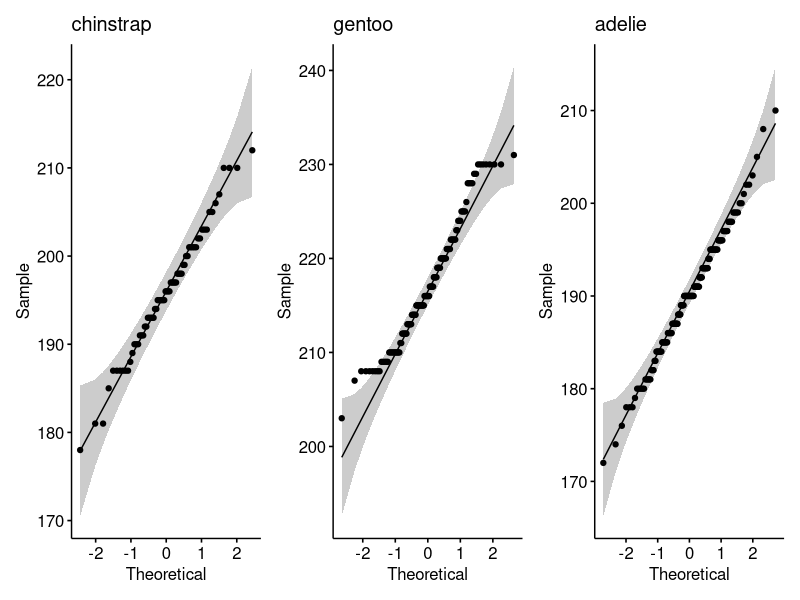
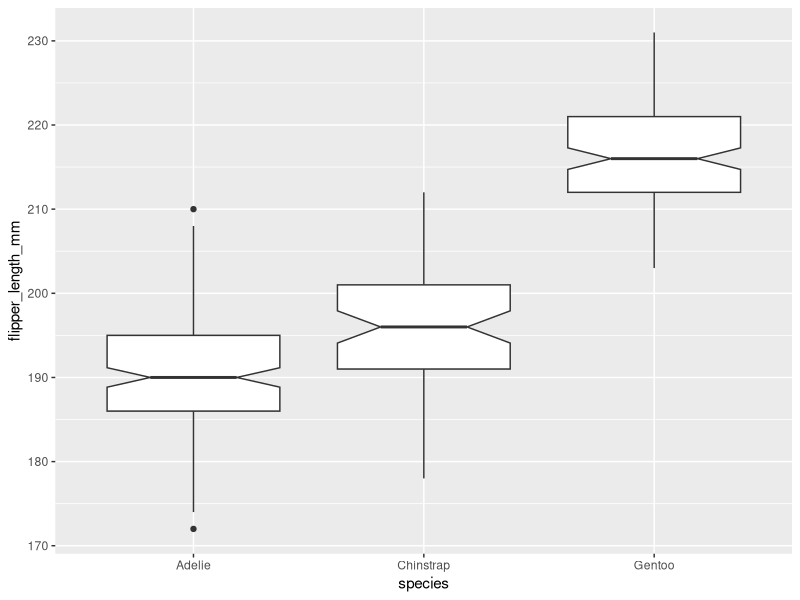
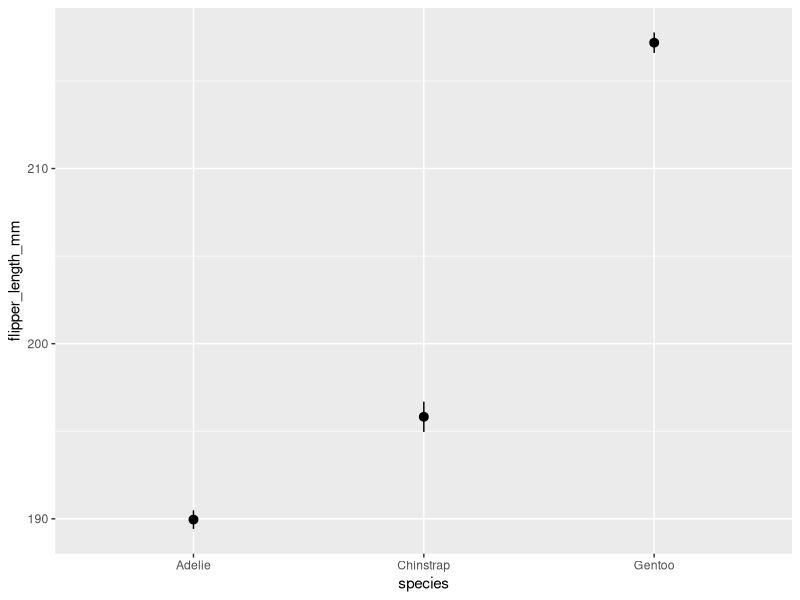
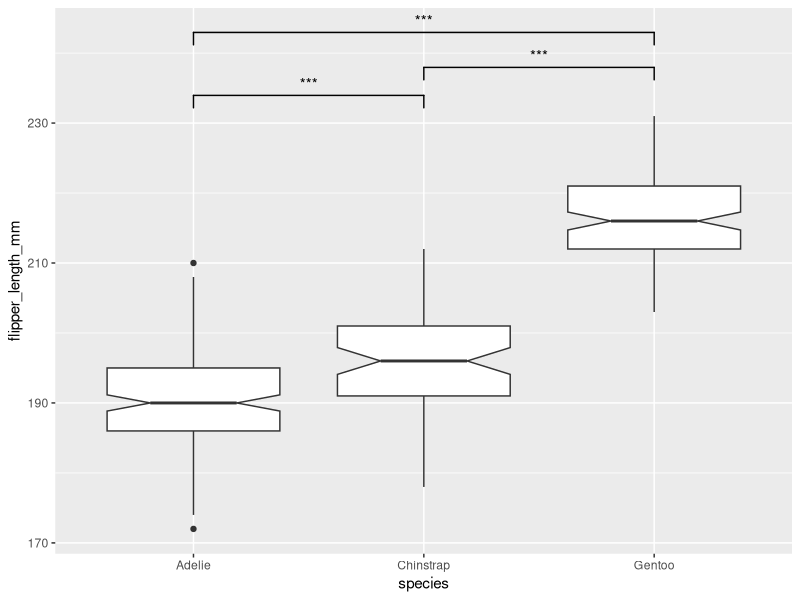
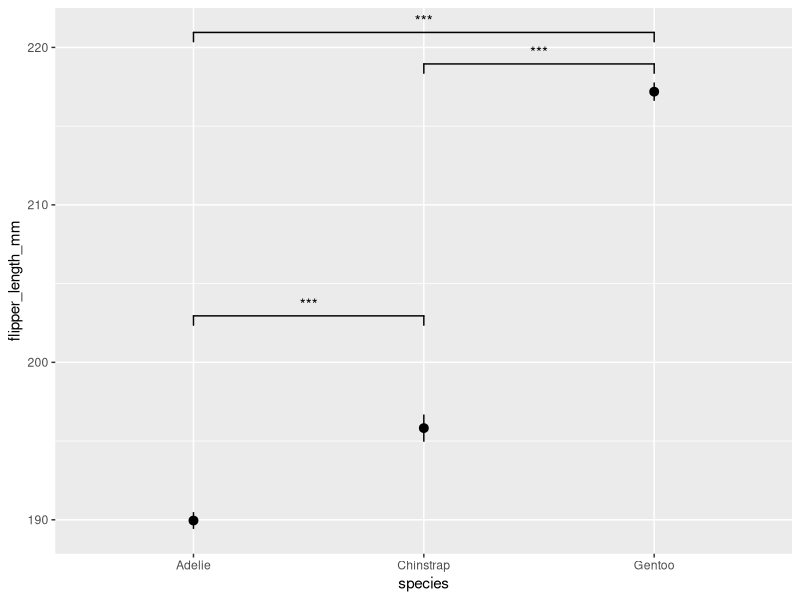

Write R code to recreate these figures, in order.
## ---- chunk 1
#| message: false
library(palmerpenguins)
library(tidyverse)
adelie <- filter(penguins, species == "Adelie")$flipper_length_mm
gentoo <- filter(penguins, species == "Gentoo")$flipper_length_mm
chinstrap <- filter(penguins, species == "Chinstrap")$flipper_length_mm
## ---- chunk 2
shapiro.test(adelie)
shapiro.test(gentoo)
shapiro.test(chinstrap)
## ---- chunk 3
#| warning: false
library(patchwork) # using patchwork to combine multiple plots into one
ch <- ggpubr::ggqqplot(chinstrap) + labs(title = "chinstrap")
ad <- ggpubr::ggqqplot(adelie) + labs(title = "adelie")
ge <- ggpubr::ggqqplot(gentoo) + labs(title = "gentoo")

ch + ge + ad
## ---- chunk 4
var.test(chinstrap, adelie)
## ---- chunk 5
t.test(chinstrap, adelie)
## ---- chunk 6
wilcox.test(chinstrap, gentoo)
## ---- chunk 7
wilcox.test(adelie, gentoo)
## ---- chunk 8
#| warning: false
penguins %>%
  ggplot(aes(x = species, y = flipper_length_mm)) +
  geom_boxplot(notch = TRUE)
## ---- chunk 9
#| warning: false
penguins %>%
  ggplot(aes(x = species, y = flipper_length_mm)) +
  stat_summary() 
## ---- chunk 10
#| warning: false
library(ggsignif)
penguins |> 
  ggplot(aes(x = species, y = flipper_length_mm)) +
  geom_boxplot(notch = TRUE) +
  geom_signif(
    comparisons = list(
      c("Chinstrap", "Adelie")
    ),
    test = "t.test",
    test.args = list(var.equal = TRUE),
    map_signif_level = TRUE
  ) +
  geom_signif(
    comparisons = list(
      c("Chinstrap", "Gentoo"),
      c("Gentoo", "Adelie")
    ),
    test = "wilcox.test",
    y_position = c(235, 240),
    map_signif_level = TRUE
  )
## ---- chunk 11
#| warning: false
penguins |> 
  ggplot(aes(x = species, y = flipper_length_mm)) +
  stat_summary() +
  geom_signif(
    comparisons = list(
      c("Chinstrap", "Adelie")
    ),
    test = "t.test",
    test.args = list(var.equal = TRUE),
    map_signif_level = TRUE,
    y_position = 200,
    tip_length = 0.01
  ) +
  geom_signif(
    comparisons = list(
      c("Chinstrap", "Gentoo"),
      c("Gentoo", "Adelie")
    ),
    test = "wilcox.test",
    y_position = c(216, 218),
    map_signif_level = TRUE,
    tip_length = 0.01
  )
